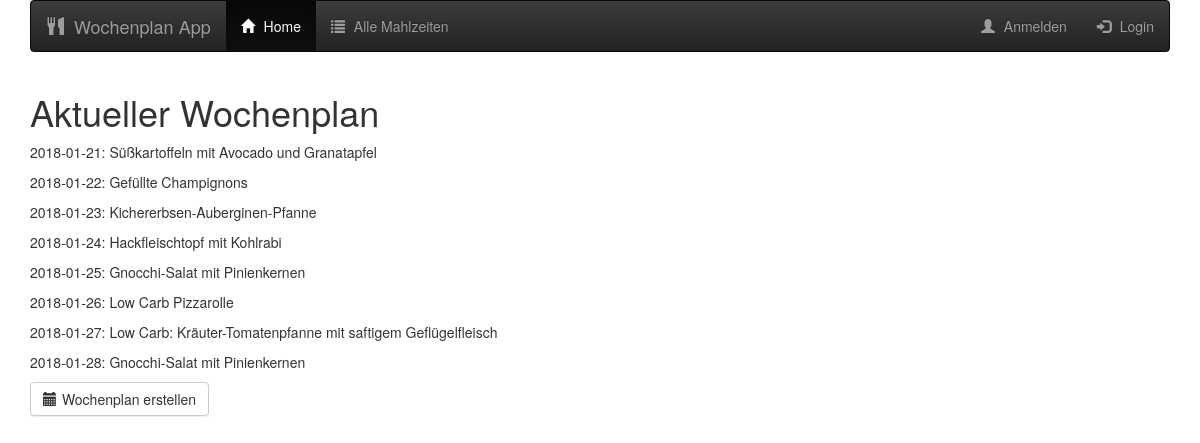
The page / on the database its author committed.
### database_setup.py (models this page shows)
class Weekmeals(Base):
    __tablename__ = 'weekmeals'
    __table_args__ = {'extend_existing': True}
    id = Column(Integer, primary_key=True)
    name = Column(String(250), nullable=False)
    meal_date = Column(Date)
    receipt = Column(String)
    veggie = Column(Boolean)
    portions = Column(Integer)

### weekplan_server.py (the view)
@app.route('/', methods=['GET', 'POST'])
@app.route('/home')
def weekplan():
    week_meals = session.query(Weekmeals).all()
    return render_template('week_plan.html', week_meals=week_meals)

### templates/week_plan.html
{% extends "main.html" %}
{% block content %}
{% include "header.html" %}
<div class="container">
      <h1>Aktueller Wochenplan</h1>
  {% for menu in week_meals %}
      <p>{{menu.meal_date}}:  {{menu.name}}</p>
  {% endfor %}
    <form action="{{url_for('choose_date')}}">
        <button type="submit" class="btn btn-default" value="create_plan">
          <span class="glyphicon glyphicon-calendar" aria-hidden="true"></span>Wochenplan erstellen
        </button>
    </form>
</div>
{% endblock %}

### static/styles.css (style rules this page uses)
h1 { font-family: "Helvetica Neue Light", Roboto, Helvetica, Arial, sans-serif; font-size: 50px; color: #51453B; line-height: 60px; font-weight: 300; }
.btn { padding: 10px; margin: 0; border-color: #9FB80A; border-width: 2px; color: #9FB80A;; }
.glyphicon { margin-right: 5px; }

### rows shown on the page
Weekmeals: meal_date "2018-01-21", name "Süßkartoffeln mit Avocado und Granatapfel"
Weekmeals: meal_date "2018-01-22", name "Gefüllte Champignons"
Weekmeals: meal_date "2018-01-23", name "Kichererbsen-Auberginen-Pfanne"
Weekmeals: meal_date "2018-01-24", name "Hackfleischtopf mit Kohlrabi"
Weekmeals: meal_date "2018-01-25", name "Gnocchi-Salat mit Pinienkernen"
Weekmeals: meal_date "2018-01-26", name "Low Carb Pizzarolle"
Weekmeals: meal_date "2018-01-27", name "Low Carb: Kräuter-Tomatenpfanne mit saftigem Geflügelfleisch"
Weekmeals: meal_date "2018-01-28", name "Gnocchi-Salat mit Pinienkernen"
